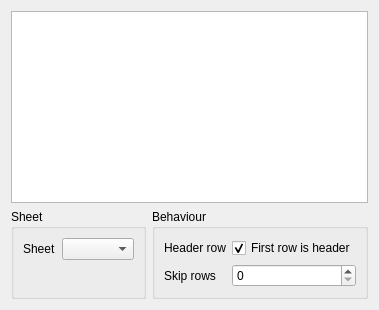
<?xml version="1.0" encoding="UTF-8"?>
<ui version="4.0">
 <class>exceltab</class>
 <widget class="QWidget" name="exceltab">
  <layout class="QVBoxLayout" name="verticalLayout">
   <item>
    <widget class="QTableWidget" name="previewtableexcel">
     <property name="editTriggers">
      <set>QAbstractItemView::NoEditTriggers</set>
     </property>
     <property name="alternatingRowColors">
      <bool>true</bool>
     </property>
     <property name="selectionMode">
      <enum>QAbstractItemView::NoSelection</enum>
     </property>
    </widget>
   </item>
   <item>
    <layout class="QHBoxLayout" name="optionsLayout">
     <item>
      <widget class="QGroupBox" name="sheetGroup">
       <property name="title">
        <string>Sheet</string>
       </property>
       <layout class="QFormLayout" name="sheetFormLayout">
        <item row="0" column="0">
         <widget class="QLabel">
          <property name="text">
           <string>Sheet</string>
          </property>
         </widget>
        </item>
        <item row="0" column="1">
         <widget class="QComboBox" name="excelsheetcombo"/>
        </item>
       </layout>
      </widget>
     </item>
     <item>
      <widget class="QGroupBox" name="behaviourGroup">
       <property name="title">
        <string>Behaviour</string>
       </property>
       <layout class="QFormLayout" name="behaviourFormLayout">
        <item row="0" column="0">
         <widget class="QLabel">
          <property name="text">
           <string>Header row</string>
          </property>
         </widget>
        </item>
        <item row="0" column="1">
         <widget class="HistoryCheck" name="excelheadercheck">
          <property name="text">
           <string>First row is header</string>
          </property>
          <property name="checked">
           <bool>true</bool>
          </property>
         </widget>
        </item>
        <item row="1" column="0">
         <widget class="QLabel">
          <property name="text">
           <string>Skip rows</string>
          </property>
         </widget>
        </item>
        <item row="1" column="1">
         <widget class="HistorySpinBox" name="excelskiprowsspin">
          <property name="minimum">
           <number>0</number>
          </property>
          <property name="maximum">
           <number>1000</number>
          </property>
         </widget>
        </item>
       </layout>
      </widget>
     </item>
    </layout>
   </item>
  </layout>
 </widget>
 <customwidgets>
  <customwidget>
   <class>HistoryCheck</class>
   <extends>QCheckBox</extends>
   <header>veusz.qtwidgets.historycheck</header>
  </customwidget>
  <customwidget>
   <class>HistorySpinBox</class>
   <extends>QSpinBox</extends>
   <header>veusz.qtwidgets.historyspinbox</header>
  </customwidget>
 </customwidgets>
</ui>
